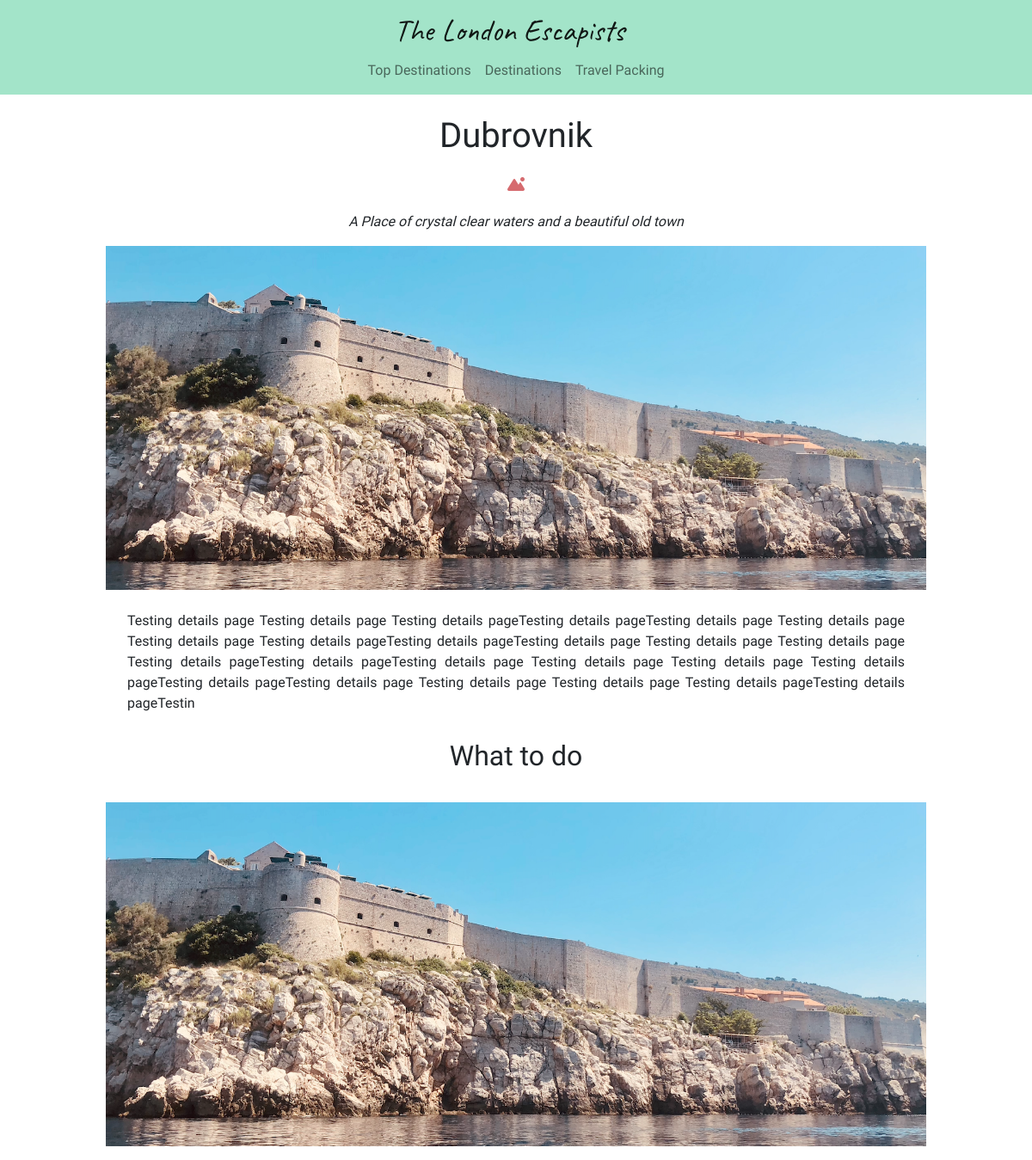
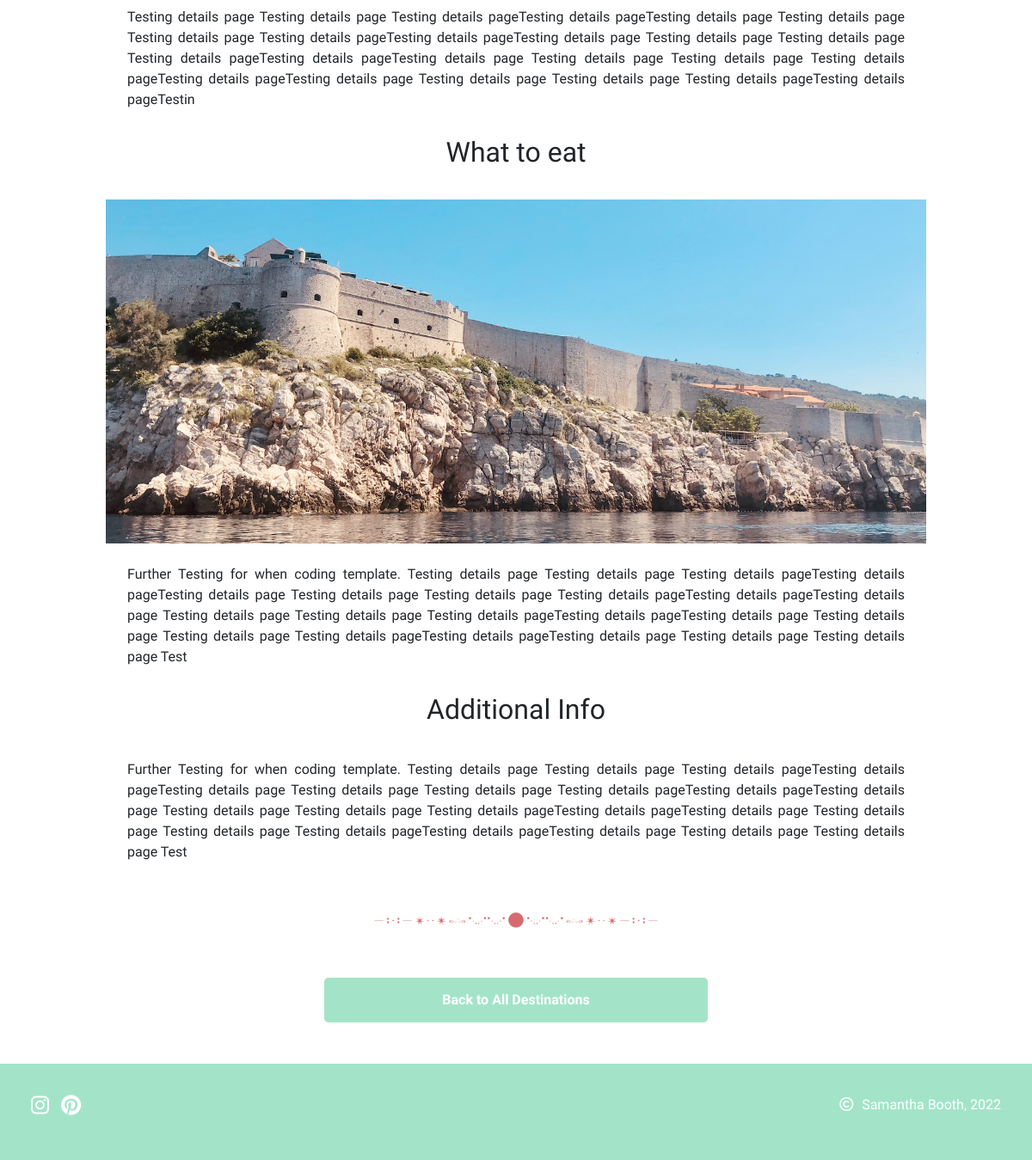
Page /destinations/dubrovnik/ on the earlier database version (2 pictures, top to bottom).
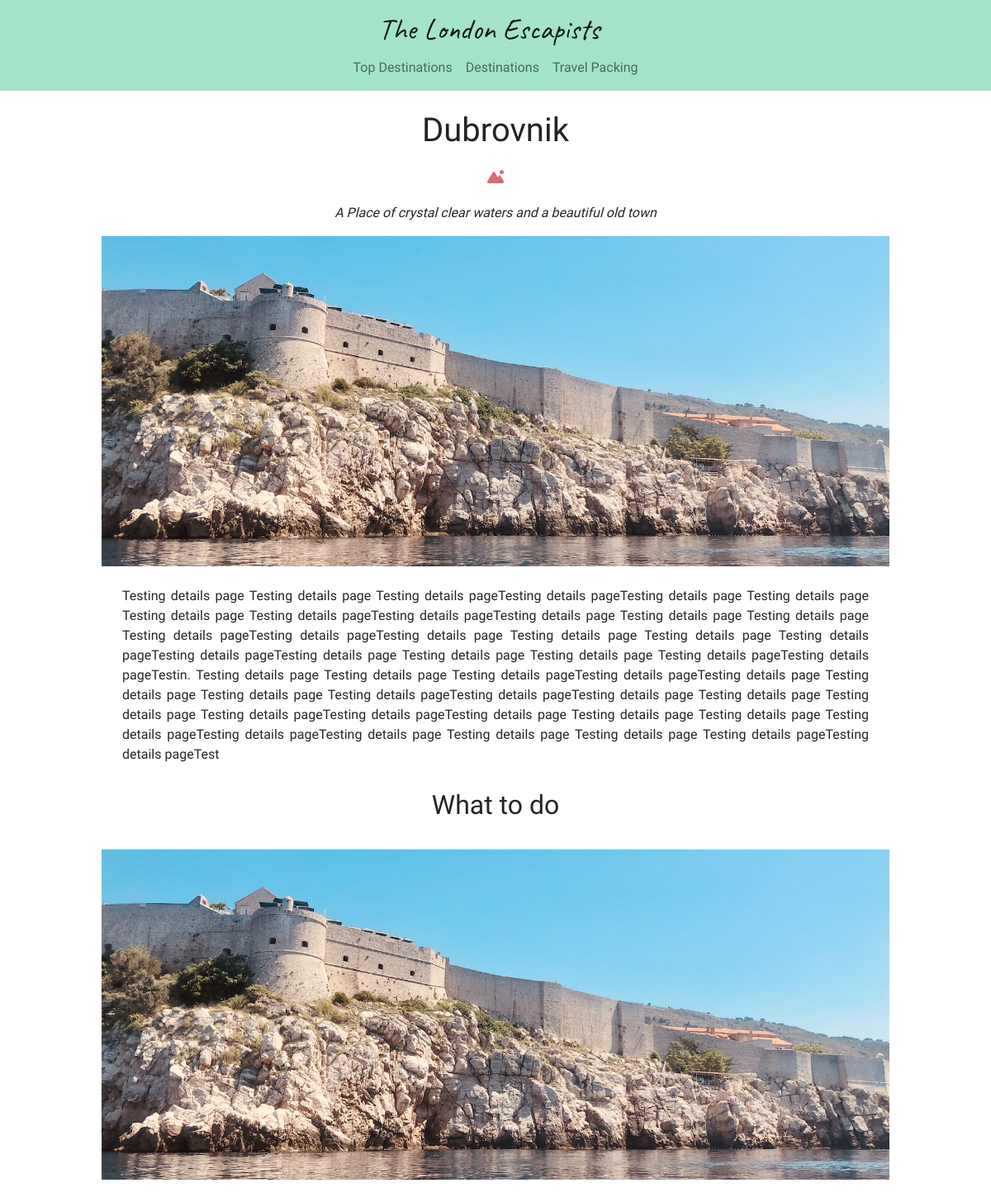
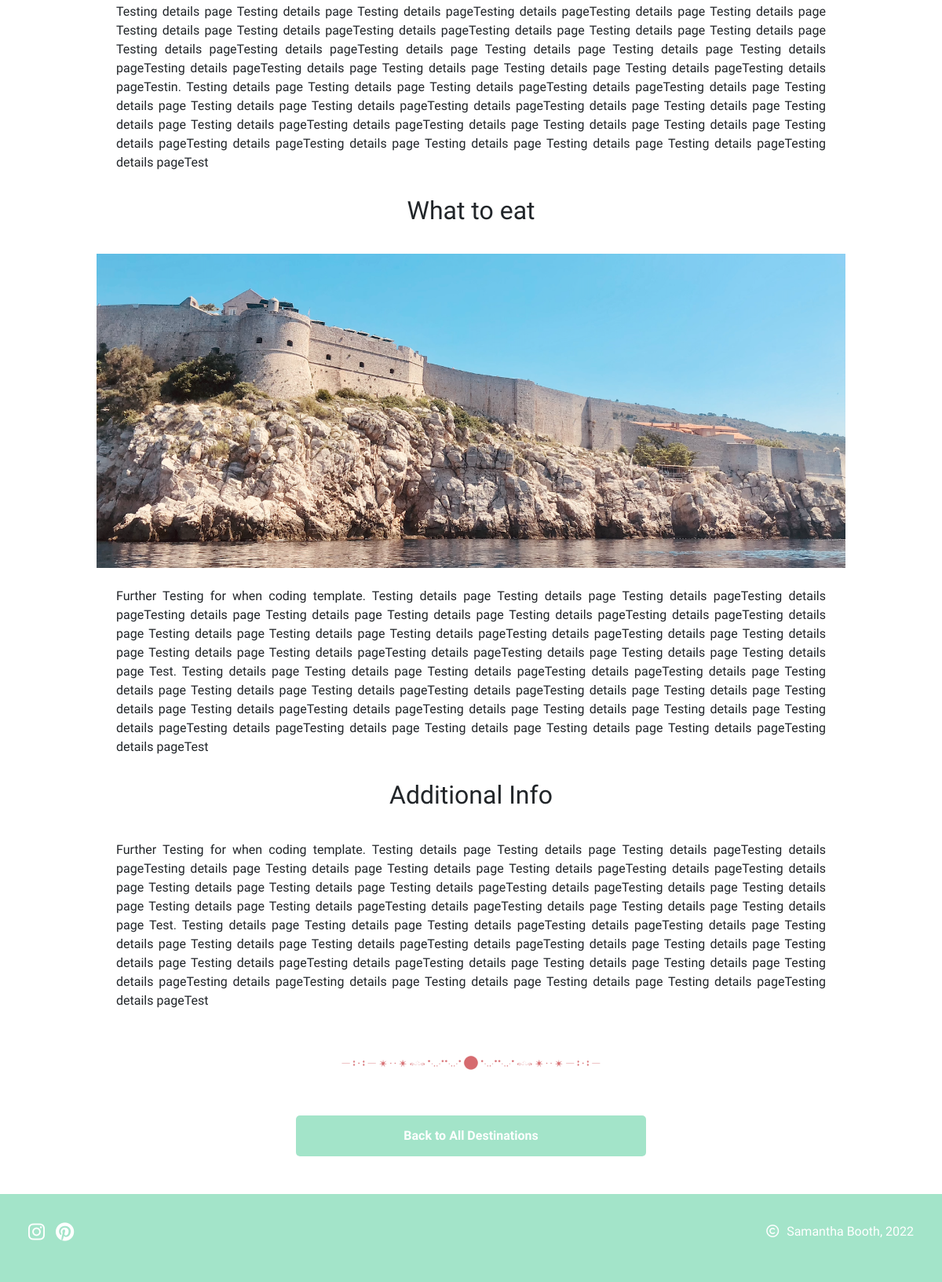
Same page on the later database version (2 pictures, top to bottom).
### travel_destinations/models.py (models this page shows, shortened)
class Destinations(models.Model):
    destination_image = models.ImageField(null=True, blank=True)
    destination = models.CharField(max_length=50, null=False, blank=False)
    destination_subheading = models.CharField(
        max_length=150, null=False, blank=True)
    created_on = models.DateTimeField(auto_now_add=True)
    updated_on = models.DateTimeField(auto_now=True)
    intro = models.TextField(max_length=1000, blank=True)
    activities = models.TextField(max_length=1000, blank=True)
    activity_image = models.ImageField(null=True, blank=True)
    food = models.TextField(max_length=1000, blank=True)
    food_image = models.ImageField(null=True, blank=True)
    additional_info = models.TextField(max_length=1000, blank=True)
    additional_image = models.ImageField(null=True, blank=True)
    top_destination = models.BooleanField(default=False)
    status = models.IntegerField(choices=STATUS, default=0)
    slug = models.SlugField(max_length=200, unique=True)
    class Meta:
        ordering = ['-created_on']
        """Removes extra 's' from Model name"""
        verbose_name_plural = 'Travel Destinations'

### travel_destinations/views.py (the view)
# urls.py: path("<slug:slug>/", views.DestinationDetail.as_view(), name="destination_details"),
class DestinationDetail(View):
    def get(self, request, slug, *args, **kwargs):
        queryset = Destinations.objects.filter(status=1)
        dest = get_object_or_404(queryset, slug=slug)
        return render(
            request,
            "destination_details.html",
            {
                "dest": dest,
            },
        )

### travel_destinations/templates/destination_details.html (shortened to what this page needs)
{% extends "base.html" %}
{%load static%}
{% block extra_css %}
<link rel="stylesheet" href="{% static 'travel_destinations/css/destinations.css' %}">
{% endblock %}
{% block content %}
<div class="container">
    <h1 class="destination-page-header mb-4 mt-4">{{ dest.destination }}</h1>
    <i class="fa-solid fa-mountain-sun description-icon mb-4"></i>
    <p class="dest-subheading">{{ dest.destination_subheading }}</p>
    <div class="dest-content">
        {% if dest.destination_image %}
            <img src="{{ dest.destination_image.url }}" alt="destination image" class="img-center dest-img">
        {% endif %}
        <p class="dest-content mt-4">{{ dest.intro }}</p>
    </div>
    {% if dest.activities %}
        <h2 class="headings destination-page-header">What to do</h2>
        <div class="dest-content">
            {% if dest.activity_image %}
                <img src="{{ dest.activity_image.url }}" alt="activities image" class="img-center dest-img">
            {% endif %}
            <p class="dest-content mt-4">{{ dest.activities }}</p>
        </div>
    {% endif %}
    {% if dest.food %}
        <div class="dest-content">
            <h2 class="headings destination-page-header">What to eat</h2>
            {% if dest.food_image %}
                <img src="{{ dest.food_image.url }}" alt="food image" class="img-center dest-img">
            {% endif %}
            <p class="dest-content mt-4">{{ dest.food }}</p>
        </div>
    {% endif %}
    {% if dest.additional_info %}
        <div class="dest-content">
            <h2 class="headings destination-page-header">Additional Info</h2>
            <p class="dest-content mt-4">{{ dest.additional_info }}</p>
        </div>
    {% endif %}
    <div>
        <img src="/media/page-break.png" alt="Page Break Image" class="page-break img-center">
    </div>
    <a class="post-btn mb-5 back-btn" href="{% url 'destinations' %}">Back to All Destinations</a>
</div>
{% endblock %}

### templates/base.html (shortened to what this page needs)
{% load static %}
<!DOCTYPE html>
<html lang="en">
<head>
    {% block corecss %}
    <link href="https://cdn.jsdelivr.net/npm/bootstrap@5.2.1/dist/css/bootstrap.min.css" rel="stylesheet"
>
    <link rel="stylesheet" href="/static/css/base.css">
    {% endblock %}
    {% block extra_css %}
    {% endblock %}
</head>
<body>
    <div class="content">
        <div class="container-fluid navbar-bg">
            <nav class="navbar navbar-expand-lg">
                <div class="nav-div">
                    <div>
                        <a class="navbar-brand page-title" href="{% url 'home' %}">The London Escapists</a>
                    </div>
                    <div class="collapse navbar-collapse" id="navbarNav">
                        <ul class="navbar-nav">
                            <li class="nav-item">
                                <a class="nav-link" href="#">Top Destinations</a>
                            </li>
                            <li class="nav-item">
                                <a class="nav-link" href="{% url 'destinations' %}">Destinations</a>
                            </li>
                            <li class="nav-item">
                                <a class="nav-link" href="#">Travel Packing</a>
                            </li>
                        </ul>
                    </div>
                </div>
            </nav>
        </div>
        <div>
            {% block content %}
            {% endblock %}
        </div>
        <footer>
            <div class="footer">
                <div class="socials">
                    <a href="#">
                        <i class="fa-brands fa-instagram footer-icons"></i>
                    </a>
                    <a href="#">
                        <i class="fa-brands fa-pinterest footer-icons"></i>
                    </a>
                </div>
                <div class="copyright">
                    <p class="copyright-p"><i class="fa-regular fa-copyright copyright-icon"></i>Samantha Booth, 2022
                    </p>
                </div>
            </div>
        </footer>
    </div>
</body>
</html>

### static/css/base.css (style rules this page uses)
html, body { height: 100%; }
body { font-family: 'Quicksand', sans-serif; display: flex; flex-direction: column; }
.content { flex: 1 0 auto; }
.headings { text-align: center; padding: 15px; margin: 15px; }
.navbar-bg { background-color: #74d7aea9; }
.navbar-brand { font-family: 'Caveat', cursive; font-size: 36px; }
.nav-div { width: 100vw; text-align: center; }
.navbar-nav { margin: 0 auto; }
.nav-item { display: inline-block; position: relative; }
.nav-item:after { content: ''; position: absolute; width: 100%; transform: scaleX(0); height: 1px; bottom: 0; left: 0; background-color: #8A2428; transform-origin: center; transition: transform 0.25s ease-out; }
.footer { background-color:#74d7aea9; padding: 3%; flex-shrink: 0; display: flex; }
.socials { width: 28%; }
.footer a { text-decoration: none; }
.footer-icons { color: white; font-size: x-large; padding-right: 10px; }
.copyright { flex-grow: 1; }
.copyright-icon { color: white; padding-right: 10px; }
.copyright-p { float: right; color: white; }

### travel_destinations/static/travel_destinations/css/destinations.css (style rules this page uses)
.destination-page-header { text-align: center; margin-bottom: 20px; }
.post-btn { display: flex; padding: 0.875em 2em; background: #74d7aea9; color: #fff; transition: background-color 1s; place-content: center; font-weight: bold; border-radius: 5px; text-decoration: none; }
.back-btn { width: 40%; margin: 0 auto; }
.dest-img { width: 95%; height: 400px; object-fit: cover; }
.description-icon { display: flex; justify-content: center; color: #D66B6F; }
.dest-subheading { font-style: italic; text-align: center; }
.img-center { display: block; margin-left: auto; margin-right: auto; }
.dest-content { text-align: justify; width: 90%; margin: 0 auto; }
.page-break { width: 30%; }

Differences in the rows shown:
changed Destinations "Dubrovnik": intro "…Testing details pageTesting details pageTestin" → "…Testing details pageTesting details pageTestin. Testing details page Testing details page Testing details pageTesting details pageTesting details page Testing details page Testing details page Testing details pageTesting details pageTesting details page Testing details page Testing details page Testing details pageTesting details pageTesting details page Testing details page Testing details page Testing details pageTesting details pageTesting details page Testing details page Testing details page Testing details pageTesting details pageTest"; activities "…Testing details pageTesting details pageTestin" → "…Testing details pageTesting details pageTestin. Testing details page Testing details page Testing details pageTesting details pageTesting details page Testing details page Testing details page Testing details pageTesting details pageTesting details page Testing details page Testing details page Testing details pageTesting details pageTesting details page Testing details page Testing details page Testing details pageTesting details pageTesting details page Testing details page Testing details page Testing details pageTesting details pageTest"; food "…page Testing details page Test" → "…page Testing details page Test. Testing details page Testing details page Testing details pageTesting details pageTesting details page Testing details page Testing details page Testing details pageTesting details pageTesting details page Testing details page Testing details page Testing details pageTesting details pageTesting details page Testing details page Testing details page Testing details pageTesting details pageTesting details page Testing details page Testing details page Testing details pageTesting details pageTest"; additional_info "…page Testing details page Test" → "…page Testing details page Test. Testing details page Testing details page Testing details pageTesting details pageTesting details page Testing details page Testing details page Testing details pageTesting details pageTesting details page Testing details page Testing details page Testing details pageTesting details pageTesting details page Testing details page Testing details page Testing details pageTesting details pageTesting details page Testing details page Testing details page Testing details pageTesting details pageTest"
